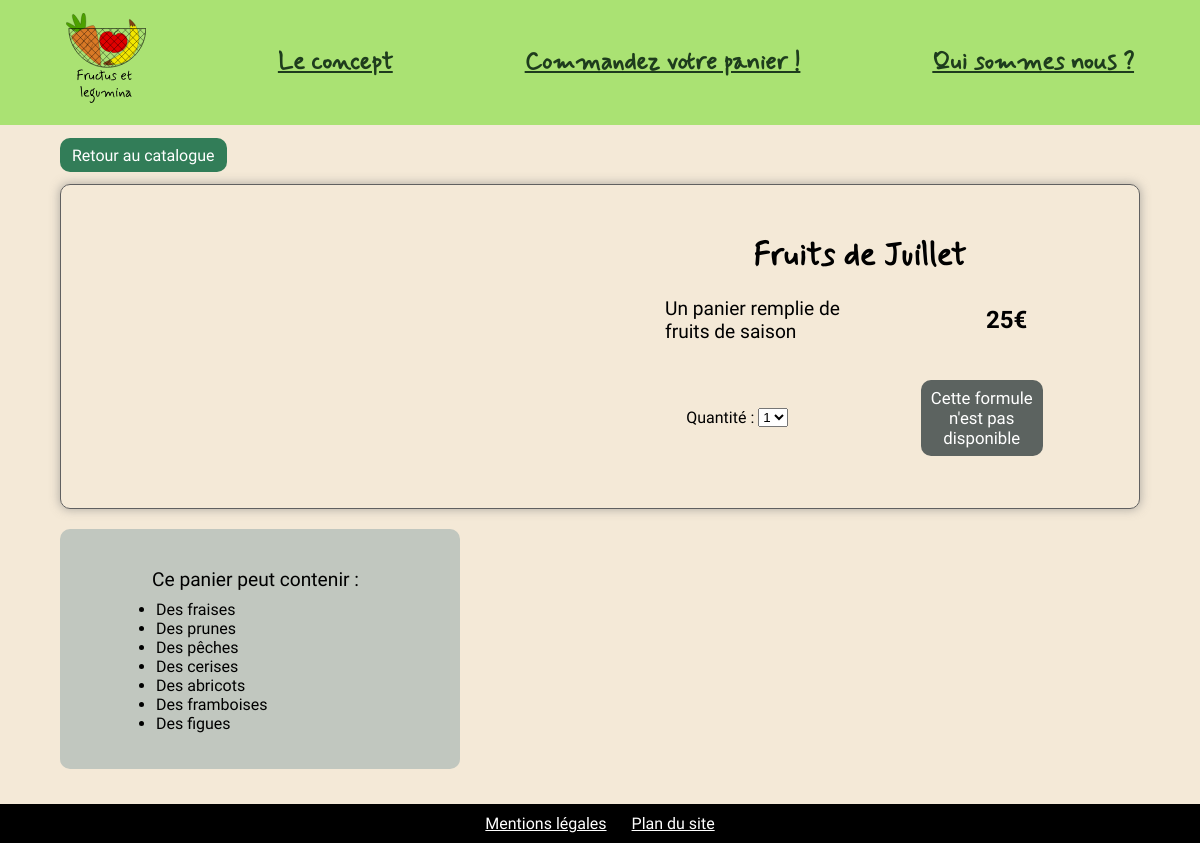
Screenshot of /article.php?id=19 with the database file from the repository.
### tables this page shows
create table if not exists `203_formules` (
    `id_formule` bigint primary key auto_increment,
    `nom_formule` tinytext,
    `prix` tinyblob,
    `periode` tinyblob,
     
    `description_formule` mediumtext
);

create table if not exists `203_ingredients` (
    `id_ingredient` bigint primary key auto_increment,
    `nom_ingredient` tinytext,
    `type` int,
     
    `saison` int,
     
    `description_ingredient` mediumtext
);

### article.php (the view, shortened to what this page needs)
<!DOCTYPE html>
<html lang="fr">
<head>
    <link rel="stylesheet" href="style.css">
</head>
<body>
    <header>
        <nav id="navigation">
            <a href="./index.php" class="logo"><img src="./photos/logo.svg" alt="Accueil"></a>
            <a href="./concept.php">Le concept</a>
            <a href="./catalogue.php">Commandez votre panier&nbsp;!</a>
            <a href="./quisommesnous.php">Qui sommes nous&nbsp;?</a>
        </nav>
    </header>
    <?php
    if ($_GET['id']) {
        require('./bdconnect.php');
        $requete = "SELECT * FROM `203_formules` where id_formule = " . $_GET['id'] . ";";
        $stmt = $db->query($requete);
        $result = $stmt->fetch(PDO::FETCH_ASSOC);
        ?>
        <div class="lien"><a class="lienFormule" href="./catalogue.php">Retour au catalogue</a></div>
        <div class="produit">
            <div class="produitTexte">
                <h1 class="top titre" id="top">
                    <?= $result["nom_formule"]; ?>
                </h1>
                <p>
                    <?= $result['description_formule']; ?>
                </p>
                <p class="prix">
                    <?= $result['prix']; ?>€
                </p>
                <div class="quantite">
                    <label for="quantite">Quantité :&nbsp;</label>
                    <select name="quantite" id="quantite">
                        <option value="1">1</option>
                    </select>
                </div>
                <?php
                if ($result["periode"] == date("m")) {
                    echo ('<div class="lien"><button class="lienFormule panier" id="' . $result["id_formule"] . '">Ajouter au panier</button></div>');
                } else {
                    echo ('<div class="lien"><p class="indisponible">Cette formule n\'est pas disponible</p></div>');
                }
                ?>
            </div>
        </div>
        <div class="dansPanier achat">
            <p>Ce panier peut contenir :</p>
            <ul>
                <?php
                $requete = "SELECT * FROM `zarka_resaweb`.`203_ingredients` i inner join `zarka_resaweb`.`203_ingredients_formule` fi on i.id_ingredient = fi.ext_id_ingredient where fi.ext_id_formule = " . $result["id_formule"] . " ORDER BY i.type ASC";
                $stmt = $db->query($requete);
                $result = $stmt->fetchAll(PDO::FETCH_ASSOC);
                foreach ($result as $key => $element) {
                    $ingredient = "Des " . str_replace("L'", "", str_replace("La ", "", str_replace("Le ", "", $element["nom_ingredient"])));
                    if (substr($ingredient, -1) != "x") {
                        if (substr($ingredient, -1) == "u") {
                            $ingredient .= "x";
                        } else {
                            $ingredient .= "s";
                        }
                    }
                    echo ("<li>" . $ingredient . "</li>");
                }
                ?>
            </ul>
        </div>
    <?php } else {
        header('Location: ./catalogue.php');
        exit;
    } ?>
    <footer><a href="./mentionslegales.php">Mentions légales</a><a href="./planSite.php">Plan du site</a></footer>
</body>
</html>

### style.css (style rules this page uses)
*, *::before, *::after { box-sizing: border-box; }
html, body { width: 100%; margin: 0; font-family: 'Roboto', sans-serif; }
html { scroll-behavior: smooth; }
body { margin-top: 125px; background-color: #f4e9d7; }
p { font-size: 1.2rem; width: 60%; margin-right: auto; margin-left: auto; }
nav { top: 0; display: flex; background-color: #AAE273; position: fixed; z-index: 300; width: 100%; overflow: hidden; height: 125px; }
nav img { width: 80px; }
nav a { font-size: 1.5rem; text-align: center; color: #1E3C1D; font-weight: bold; align-self: center; transition: 0.8s; border-radius: 10px; margin: 5px auto; padding: 10px 15px; font-family: Mynerve; }
.titre { margin-right: auto; margin-left: auto; width: 300px; text-align: center; font-size: 2rem; font-family: Mynerve; }
.top { padding-top: 15px; margin-top: 0px; }
footer { background-color: black; padding: 10px; display: flex; justify-content: center; gap: 25px; }
footer a { color: white; display: block; }
.lienFormule { text-decoration: none; color: white; background-color: #327D58; cursor: pointer; border-radius: 10px; padding: 7.5px 12px; transition: 0.5s; width: -webkit-fit-content; width: -moz-fit-content; width: fit-content; text-align: center; }
.prix { font-weight: 700; text-align: center; font-size: 1.5rem; }
.produit { display: flex; flex-direction: row-reverse; flex-wrap: wrap; padding: 20px; border: rgb(96, 96, 96) solid 1px; box-shadow: 0px 0px 10px 1px rgba(119, 119, 119, 0.5); -moz-box-shadow: 0px 0px 10px 1px rgba(119, 119, 119, 0.5); -webkit-box-shadow: 0px 0px 10px 1px rgba(119, 119, 119, 0.5); border-radius: 10px; width: 90%; margin-right: auto; margin-left: 5%; justify-content: center; min-width: 390px; margin-bottom: 20px; }
.produit>*:not(img) { width: 50%; }
.lien { margin-bottom: 20px; height: -webkit-fit-content; height: -moz-fit-content; height: fit-content; margin-left: 5%; padding-top: 20px; }
.produitTexte { display: flex; flex-wrap: wrap; padding: 15px; justify-content: space-around; align-items: center; gap: 20px 0; min-width: 350px; }
.produitTexte>* { margin: 0; }
.produitTexte h1 { width: 100%; text-align: center; height: -webkit-fit-content; height: -moz-fit-content; height: fit-content; }
.produitTexte p:not(.lienFormule) { width: 50%; padding-left: 50px; }
.produitTexte div { justify-content: center; display: flex; width: 50%; padding: 0; }
.indisponible { text-decoration: none; color: white; background-color: #5c6360; border-radius: 10px; padding: 7.5px 12px; transition: 0.5s; width: -webkit-fit-content; width: -moz-fit-content; width: fit-content; text-align: center; padding: 8px !important; font-size: 1.05rem; }
ul { width: 80%; margin-right: auto; margin-left: auto; margin-top: -10px; }
.dansPanier { background-color: #c1c7bf; padding: 20px; border-radius: 10px; width: 45%; min-width: 400px; max-width: 500px; }
.achat { min-width: 390px; max-width: 400px; margin-left: 5%; margin-bottom: 35px; }

### rows the page displays
203_formules: nom_formule "Fruits de Juillet", description_formule "Un panier remplie de fruits de saison", prix "25"
203_ingredients: nom_ingredient "Des fraises"
203_ingredients: nom_ingredient "Des prunes"
203_ingredients: nom_ingredient "Des pêches"
203_ingredients: nom_ingredient "Des cerises"
203_ingredients: nom_ingredient "Des abricots"
203_ingredients: nom_ingredient "Des framboises"
203_ingredients: nom_ingredient "Des figues"
